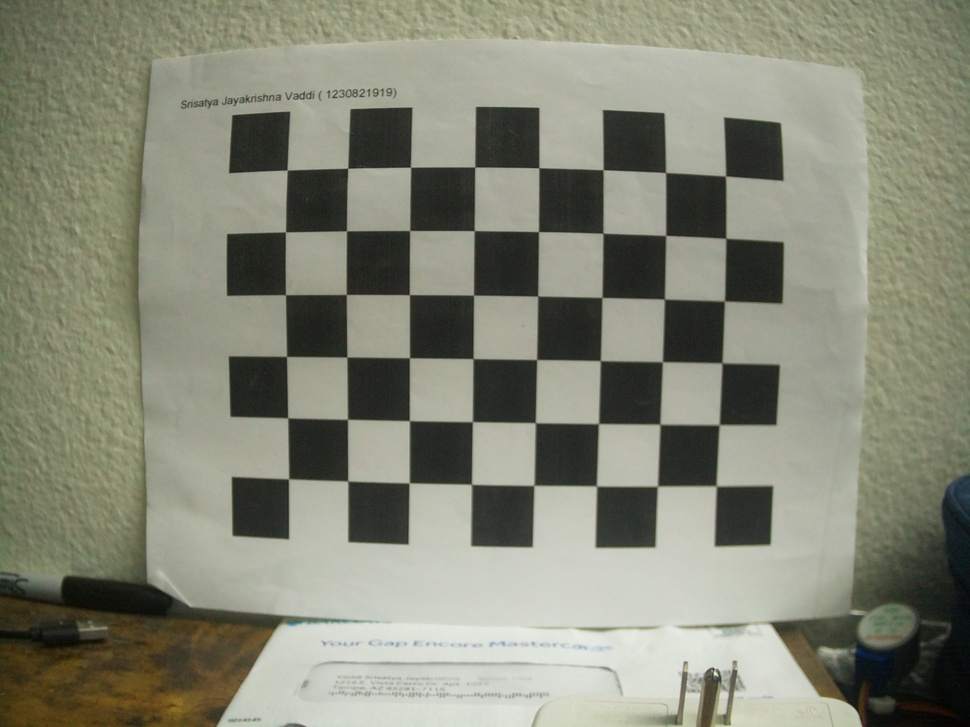
#> input picture distorted_images/calibration_images/cal_01.jpg, 970 x 727 px, shrunk from 4056 x 3040 before the run; its folder holds 4 pictures in this run
$ python calib_code.py
#> lines starting #> are read from the running program, lines starting #| are printed output that depends on the picture
#!/usr/bin/env python3
import cv2
import json
import glob
import os
import sys
import numpy as np

# ====== USER SETTINGS ======
# Number of INNER corners in the checkerboard pattern
# Example: a 10x7 square board often has 9x6 inner corners
CHECKERBOARD = (8, 6)

# Physical size of one square on the printed checkerboard
# Unit can be mm, cm, anything consistent
SQUARE_SIZE = 1.0

# Folder containing calibration images
IMAGE_GLOB = "calibration_images/*.jpg"

# Output file expected by your pipeline
OUTPUT_JSON = "camera_calibration.json"
# ===========================


def main() -> int:
    image_paths = sorted(glob.glob(IMAGE_GLOB))
    if not image_paths:
        print(f"[ERROR] No images found matching: {IMAGE_GLOB}")
        return 1

    # 3D real-world checkerboard points
    objp = np.zeros((CHECKERBOARD[0] * CHECKERBOARD[1], 3), np.float32)
    objp[:, :2] = np.mgrid[0:CHECKERBOARD[0], 0:CHECKERBOARD[1]].T.reshape(-1, 2)
    objp *= SQUARE_SIZE

    objpoints = []  # 3D points in real world
    imgpoints = []  # 2D points in image

    image_size = None
    success_count = 0

    print(f"[INFO] Found {len(image_paths)} image(s)")
    print(f"[INFO] Looking for checkerboard inner corners: {CHECKERBOARD}")

    # Termination criteria for corner refinement
    criteria = (
        cv2.TERM_CRITERIA_EPS + cv2.TERM_CRITERIA_MAX_ITER,
        30,
        0.001,
    )

    for path in image_paths:
        img = cv2.imread(path)
#> img is the input picture: shape (727, 970, 3); mean B, G, R 118.4, 134.7, 132.6
        if img is None:
            print(f"[WARN] Could not read: {path}")
            continue

        gray = cv2.cvtColor(img, cv2.COLOR_BGR2GRAY)
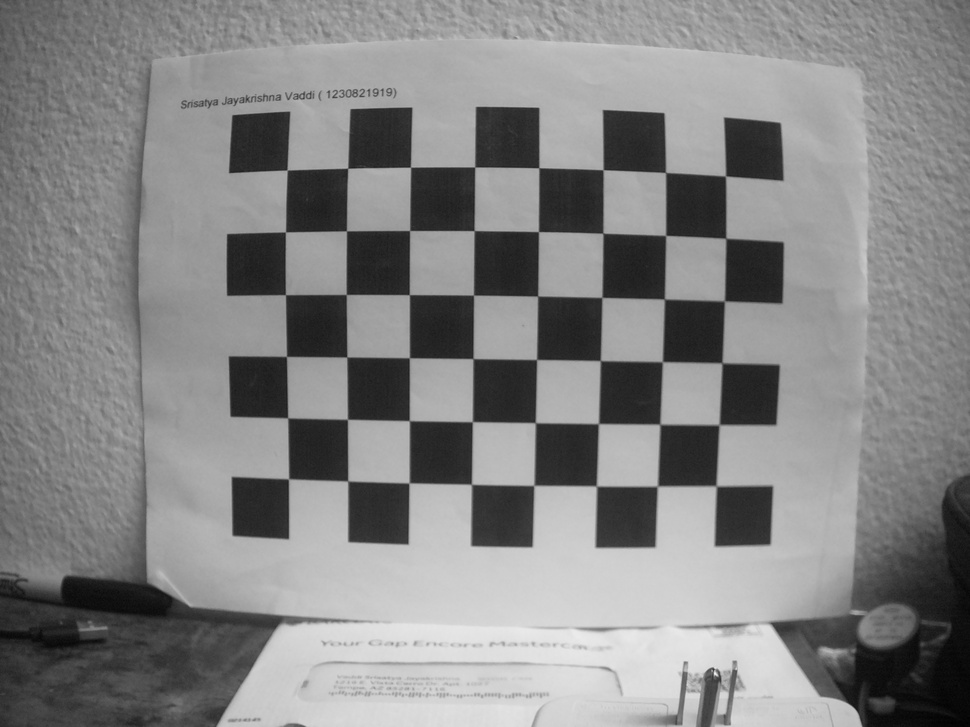
#> gray: shape (727, 970); min 1, max 242, mean 132.2

        if image_size is None:
            image_size = gray.shape[::-1]  # (width, height)
#> image_size = (970, 727)

        flags = (
            cv2.CALIB_CB_ADAPTIVE_THRESH
            + cv2.CALIB_CB_NORMALIZE_IMAGE
        )

        found, corners = cv2.findChessboardCornersSB(gray, CHECKERBOARD, flags=cv2.CALIB_CB_NORMALIZE_IMAGE)
#> found = True; corners = 48 rows, first 8: [716.2, 485.9], [657.5, 486.1], [596.6, 486], [534, 485.4], [471.6, 484.3], [409.2, 482.9], [348, 481.1], [288.8, 478.9]

        if not found:
            print(f"[WARN] Checkerboard not detected: {path}")
            continue

        corners_refined = cv2.cornerSubPix(
            gray,
            corners,
            winSize=(11, 11),
            zeroZone=(-1, -1),
            criteria=criteria,
        )
#> corners_refined = 48 rows, first 8: [716.2, 486], [657.4, 486.1], [596.5, 486], [533.9, 485.4], [471.5, 484.3], [409.2, 482.9], [347.8, 481], [288.6, 478.8]

        objpoints.append(objp)
        imgpoints.append(corners_refined)
        success_count += 1
        print(f"[OK] Detected checkerboard: {path}")
#> pass 2 of the loop in main, `for path in image_paths:`:
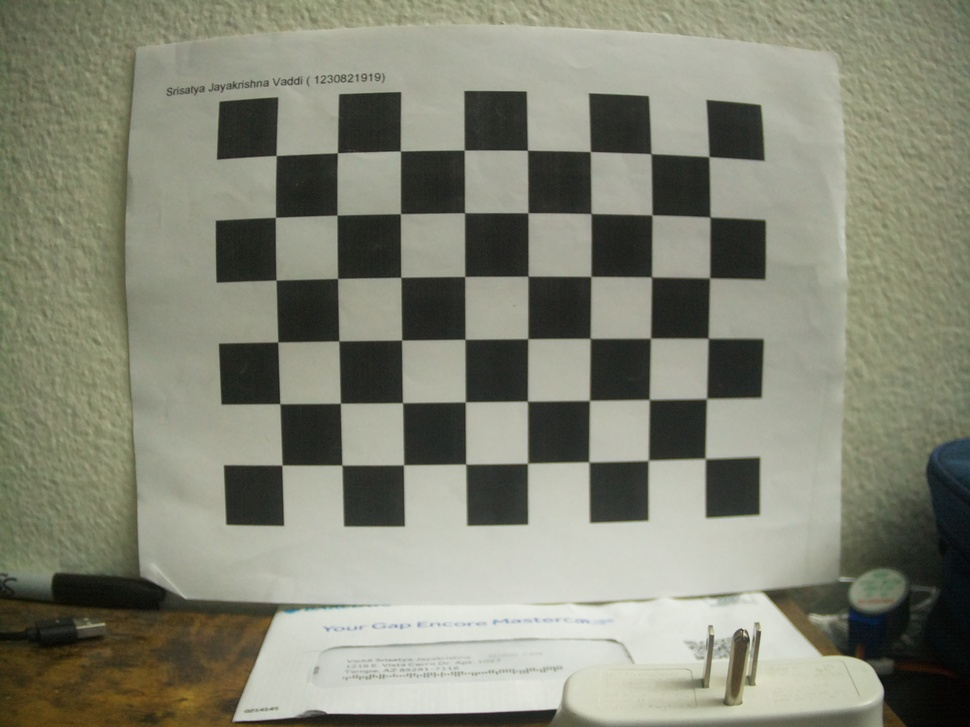
#> input picture distorted_images/calibration_images/cal_02.jpg, 970 x 727 px, shrunk from 4056 x 3040 before the run
#> in main, img is the input picture: shape (727, 970, 3); mean B, G, R 116.9, 133.1, 131.3
#> in main, `gray = cv2.cvtColor(img, cv2.COLOR_BGR2GRAY)`:
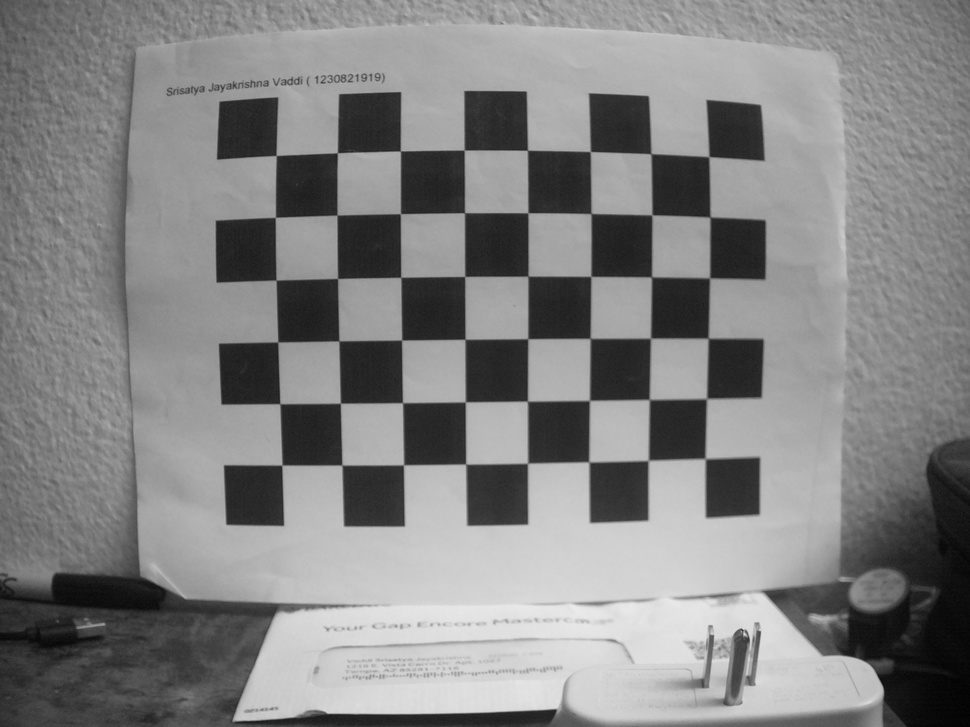
#> gray: shape (727, 970); min 1, max 235, mean 130.7
#> corners = 48 rows, first 8: [705.3, 458.6], [648.3, 460.4], [589, 461.9], [527.6, 463.2], [465.9, 464.1], [403.7, 464.9], [342.1, 465.2], [282.2, 465.1]
#> corners_refined = 48 rows, first 8: [705.2, 458.6], [648.4, 460.4], [588.8, 461.9], [527.6, 463.2], [465.7, 464.1], [403.6, 464.8], [341.9, 465.1], [281.9, 465.1]
#> pass 3 of the loop in main, `for path in image_paths:`:
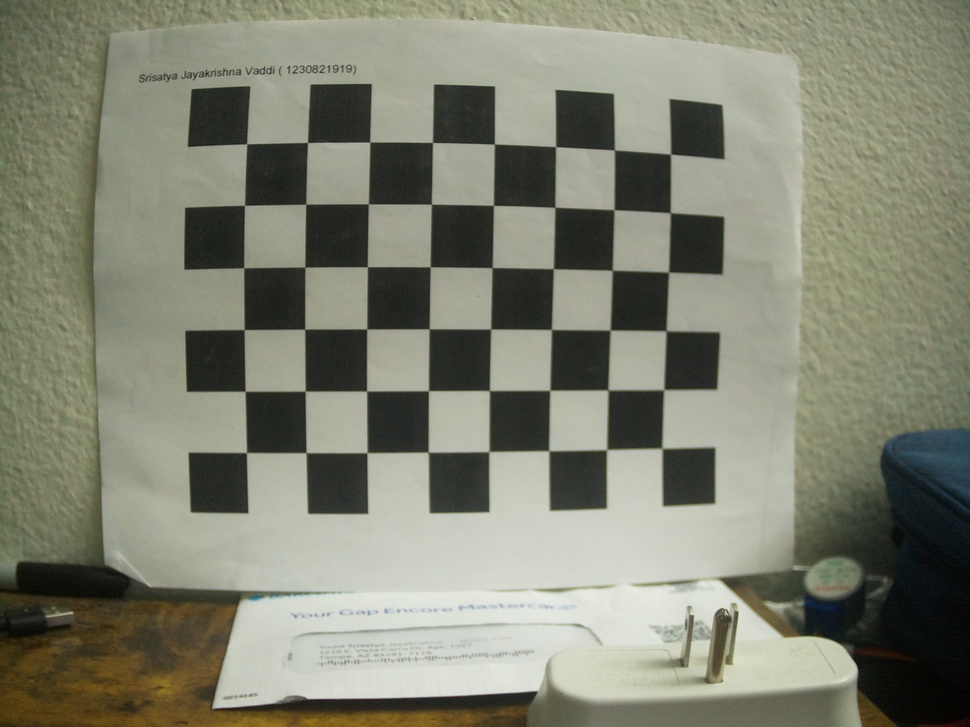
#> input picture distorted_images/calibration_images/cal_03.jpg, 970 x 727 px, shrunk from 4056 x 3040 before the run
#> in main, img is the input picture: shape (727, 970, 3); mean B, G, R 113.9, 130.4, 128.5
#> in main, `gray = cv2.cvtColor(img, cv2.COLOR_BGR2GRAY)`:
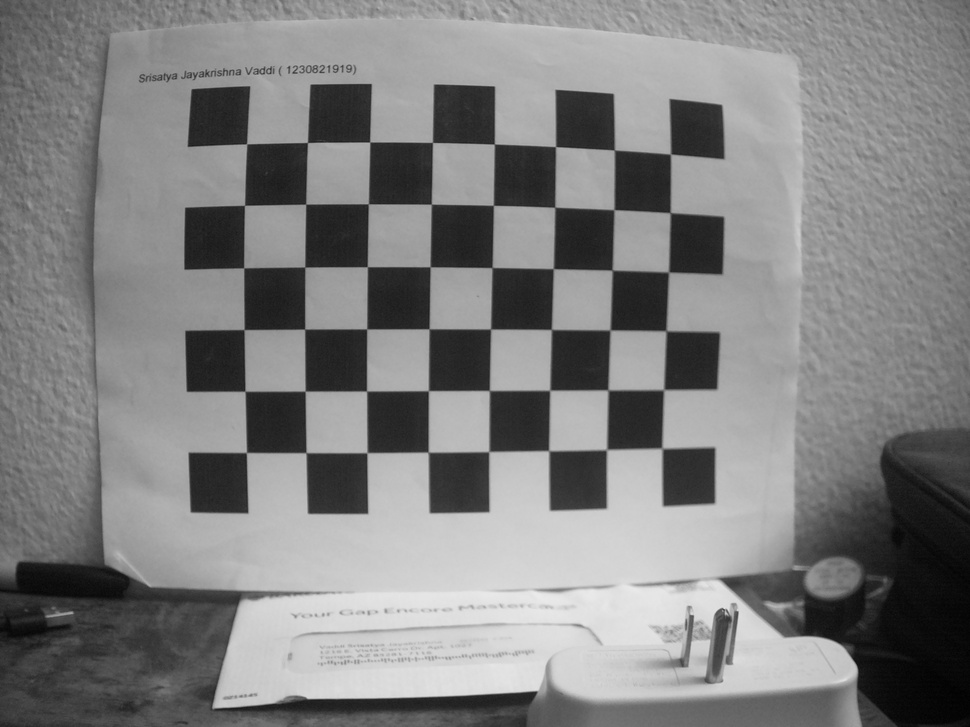
#> gray: shape (727, 970); min 1, max 235, mean 128
#> corners = 48 rows, first 8: [662.1, 448.3], [606.7, 449.5], [549, 450.7], [489, 451.6], [428.5, 452.2], [367.2, 452.7], [306.2, 452.8], [246.6, 452.6]
#> corners_refined = 48 rows, first 8: [662, 448.3], [606.7, 449.6], [548.8, 450.7], [488.9, 451.6], [428.3, 452.2], [367.1, 452.6], [306.1, 452.7], [246.5, 452.5]
#> the loop made 4 passes; the first 3 are shown

    if success_count < 8:
        print(f"[ERROR] Only {success_count} usable image(s) found.")
        print("[ERROR] Capture at least 10-15 good checkerboard images from different angles.")
        return 1

    print(f"[INFO] Running calibration using {success_count} valid image(s)...")

    ret, camera_matrix, dist_coeffs, rvecs, tvecs = cv2.calibrateCamera(
        objpoints,
        imgpoints,
        image_size,
        None,
        None,
    )

    if not ret:
        print("[ERROR] Calibration failed.")
        return 1

    # Reprojection error
    total_error = 0.0
    for i in range(len(objpoints)):
        projected_imgpoints, _ = cv2.projectPoints(
            objpoints[i], rvecs[i], tvecs[i], camera_matrix, dist_coeffs
        )
        error = cv2.norm(imgpoints[i], projected_imgpoints, cv2.NORM_L2) / len(projected_imgpoints)
        total_error += error

    mean_error = total_error / len(objpoints)

    result = {
        "camera_matrix": camera_matrix.tolist(),
        "distortion_coefficients": dist_coeffs.flatten().tolist(),
        "image_width": int(image_size[0]),
        "image_height": int(image_size[1]),
        "checkerboard_inner_corners": [int(CHECKERBOARD[0]), int(CHECKERBOARD[1])],
        "square_size": float(SQUARE_SIZE),
        "num_images_used": int(success_count),
        "mean_reprojection_error": float(mean_error),
    }

    with open(OUTPUT_JSON, "w", encoding="utf-8") as f:
        json.dump(result, f, indent=2)

    print("\n[INFO] Calibration complete")
    print(f"[INFO] Saved to: {OUTPUT_JSON}")
    print(f"[INFO] Images used: {success_count}")
    print(f"[INFO] Mean reprojection error: {mean_error:.6f}")
    print("\nCamera Matrix:")
    print(camera_matrix)
    print("\nDistortion Coefficients:")
    print(dist_coeffs.flatten())

    return 0


if __name__ == "__main__":
#> (the run stopped early here; a loop or call above may not have finished)
